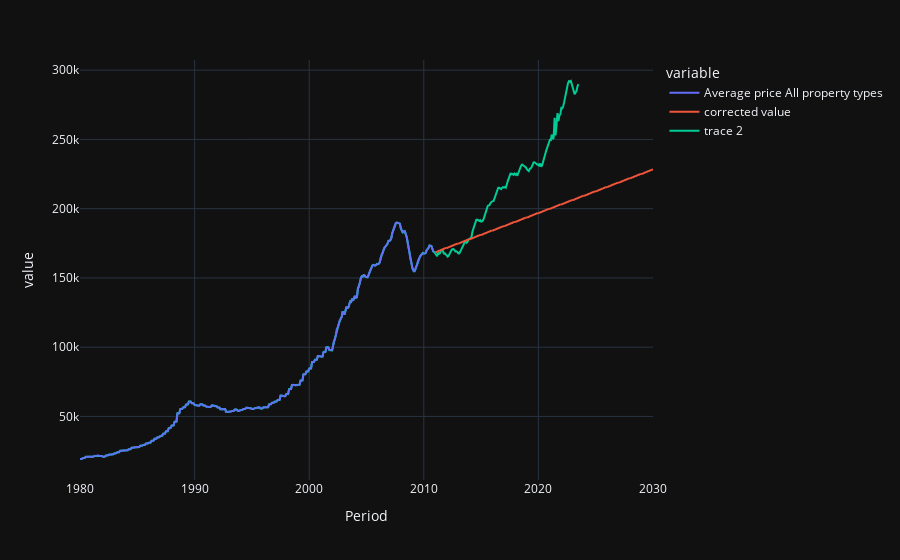

This figure's notebook cell:
### Code cell
final_real_val = train['Average price All property types'].iloc[-1]
first_predicted_value = predictions_future['prediction_label'].iloc[1]

print(final_real_val)
predictions_future['corrected value'] = predictions_future['prediction_label'] - first_predicted_value + final_real_val

import plotly.express as px
concat_df = pd.concat([df[df['Year'] < 2011],predictions_future], axis=0)

fig = px.line(concat_df, x=concat_df['Period'], y=["Average price All property types", "corrected value"], template = 'plotly_dark')
fig.add_scatter(x=df['Period'], y=df['Average price All property types'])

fig.show()

### Figure 1 — Plotly figure (JSON) as saved in the notebook; plotly's stock layout.template omitted (floating-point values rounded to 4 significant figures; data arrays with more than 128 entries replaced by an {"elided": "..."} marker saying what was removed)
{"data": [{"hovertemplate": "variable=Average price All property types<br>Period=%{x}<br>value=%{y}<extra></extra>", "legendgroup": "Average price All property types", "line": {"color": "#636efa", "dash": "solid"}, "marker": {"symbol": "circle"}, "mode": "lines", "name": "Average price All property types", "showlegend": true, "type": "scattergl", "x": {"elided": "601 str values"}, "xaxis": "x", "y": {"elided": "601 int values"}, "yaxis": "y"}, {"hovertemplate": "variable=corrected value<br>Period=%{x}<br>value=%{y}<extra></extra>", "legendgroup": "corrected value", "line": {"color": "#EF553B", "dash": "solid"}, "marker": {"symbol": "circle"}, "mode": "lines", "name": "corrected value", "showlegend": true, "type": "scattergl", "x": {"elided": "601 str values"}, "xaxis": "x", "y": {"elided": "601 float values"}, "yaxis": "y"}, {"type": "scatter", "x": {"elided": "523 str values"}, "y": {"elided": "523 int values"}}], "layout": {"legend": {"title": {"text": "variable"}, "tracegroupgap": 0}, "margin": {"t": 60}, "xaxis": {"anchor": "y", "domain": [0, 1], "title": {"text": "Period"}}, "yaxis": {"anchor": "x", "domain": [0, 1], "title": {"text": "value"}}}}
